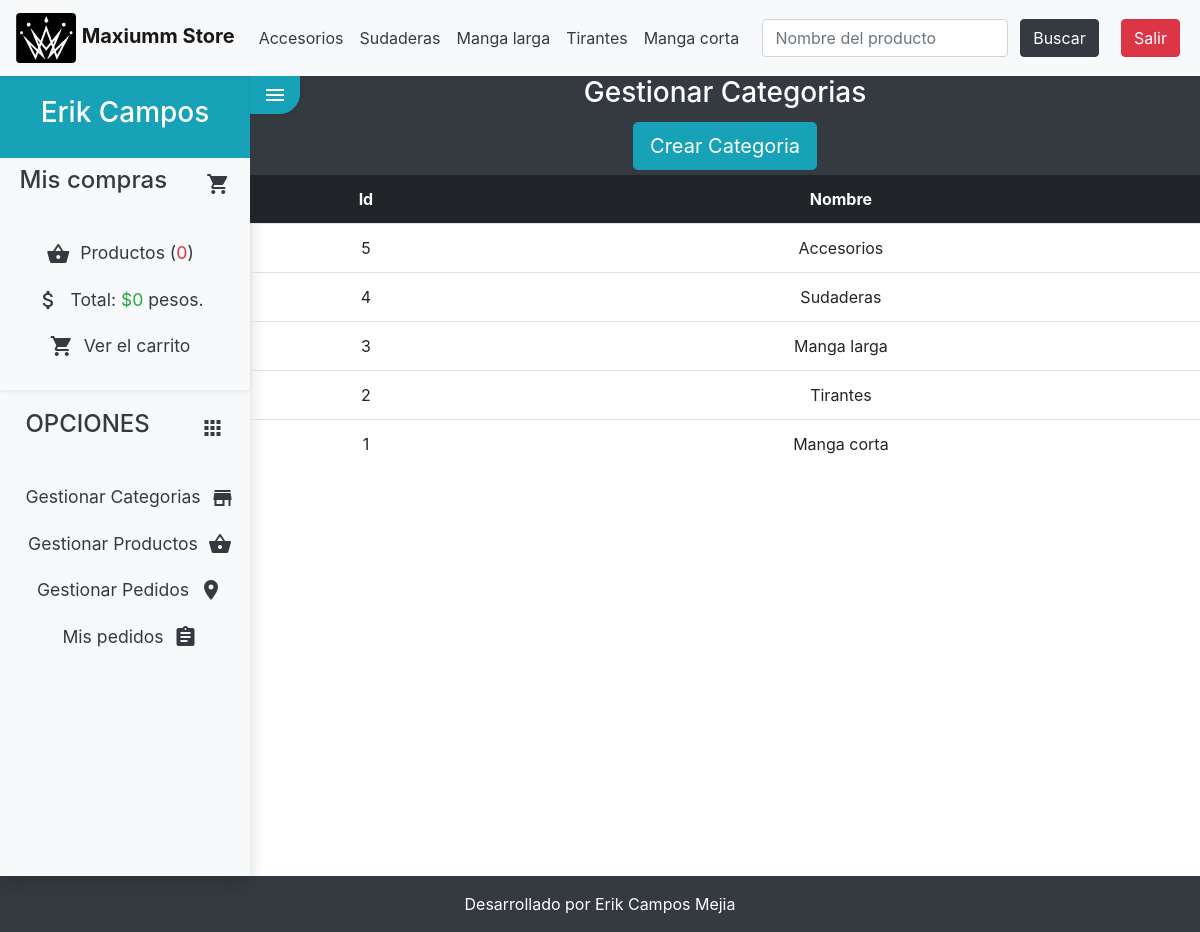
The app's page /categoria/index (signed in) with its own data.
### tables this page shows
CREATE TABLE `categorias` (
  `id` int(255) NOT NULL,
  `nombre` varchar(100) NOT NULL
);

### config/db.php (called while the page is built)
<?php
class Database{
    public static function connect(){
        $db = new mysqli('localhost','test','root','maxiumm_store');
        $db->query("SET NAMES 'utf8'");
        return $db;
    }
}

### helpers/utils.php (called while the page is built, shortened)
<?php
class Utils {
    public static function showCategorias() {
        require_once 'models/categoria.php';
        $categoria = new Categoria();
        $categorias = $categoria->getAll();
        return $categorias;
    }
}

### models/categoria.php (called while the page is built, shortened)
<?php
class Categoria {
    private $db;
    public function __construct() {
        $this->db = Database::connect();
    }
    public function getAll() {
        $sql = "SELECT *FROM categorias ORDER BY id DESC";
        $categorias = $this->db->query($sql);
        return $categorias;
    }
}

### controllers/categoriaController.php (called while the page is built, shortened)
<?php
require_once 'models/categoria.php';
class categoriaController {
    public function index() {
        $categoria = new Categoria();
        $categorias = $categoria->getAll();
        require_once 'views/categoria/index.php';
    }
}

### views/categoria/index.php (the view)
<div class="bg-dark text-white text-center">
    <h3>Gestionar Categorias</h3>
<a class="btn btn-info btn-lg my-1" href="<?=base_url?>categoria/crear">Crear Categoria</a>
</div>
<div class="table-responsive">
<table class="table text-center table-hover">
    <tr class="thead-dark">
        <th>Id</th>
        <th>Nombre</th>
    </tr>
    <?php while ($cat = $categorias->fetch_object()): ?>
        <tr>
            <td><?= $cat->id; ?></td>
            <td><?= $cat->nombre; ?></td>
        </tr>
    <?php endwhile; ?>
</table>
</div>

### views/layout/header.php (shortened to what this page needs)
<!DOCTYPE html>
<html lang="es">
<head>
    <link rel="stylesheet" href="<?=base_url?>assets/css/bootstrap.css">
    <link rel="stylesheet" href="<?= base_url ?>assets/css/styles.css">
</head>
<body class="grey">
    <div id="main">
        <div class="navbar navbar-expand-lg navbar-light bg-light shadow-sm" style="margin-bottom: 0px">
            <a href="<?=base_url?>" class="navbar-brand">
                <img src="<?=base_url?>assets/img/logo.svg" class="rounded mx-auto">
                <strong>Maxiumm Store</strong>
            </a>
            <?php $categorias = Utils::showCategorias(); ?>
            <div class="collapse navbar-collapse" id="navbarNav">
                <ul class="navbar-nav mr-auto d-flex justify-content-center align-items-center text-center"
                    id='menu-nav'>
                    <?php while ($cat = $categorias->fetch_object()): ?>
                    <li class="nav-item"><a class="nav-link text-dark"
                            href="<?= base_url ?>categoria/ver/<?= $cat->id ?>"><?= $cat->nombre ?> </a></li>
                    <?php endwhile; ?>
                </ul>
                <form class="form-inline my-2 my-lg-0 d-flex justify-content-center align-items-center" action="<?=base_url?>producto/serch" method="POST">
                    <input class="form-control mr-sm-2 col-sm-8" placeholder="Nombre del producto" name="name" id="name">
                    <button class="btn btn-dark my-2 my-sm-0 mx-1 text-white" type="submit" >Buscar</button>
                </form>
                <div class="d-flex justify-content-center align-items-center text-center">
                <?php if (!isset($_SESSION['identity'])): ?>
                    <a class="btn btn-info my-2 my-sm-0 mx-1" href="<?= base_url ?>usuario/loginView">Login</a>
                    <a class="btn btn-success my-2 my-sm-0 mx-1" href="<?= base_url ?>usuario/registro">Registrar</a>
                    <?php else: ?>
                    <a class="btn btn-danger my-2 my-sm-0 mx-1" href="<?= base_url ?>usuario/logout">Salir</a>
                    <?php endif; ?>
                </div>
            </div>
        </div>
        <div class="wrapper bg-white">

### assets/css/styles.css (style rules this page uses)
.wrapper { display: flex; width: 100%; align-items: stretch; }
a, a:hover, a:focus { color: inherit; text-decoration: none; transition: all 0.3s; }

### records on screen
categorias: nombre "Accesorios", id "5"
categorias: nombre "Sudaderas", id "4"
categorias: nombre "Manga larga", id "3"
categorias: nombre "Tirantes", id "2"
categorias: nombre "Manga corta", id "1"

### other values on screen
$_SESSION['identity']->nombre "Erik"
$_SESSION['identity']->apellidos "Campos"
$stats['count'] "0"
$stats['total'] "0"
